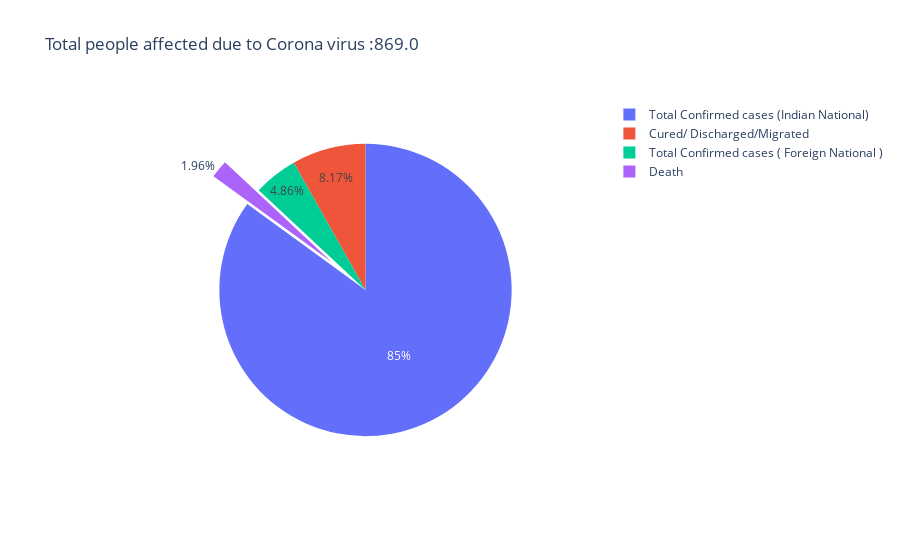

The notebook cell this image was saved under:
### Code cell
fig = go.Figure(data=[go.Pie(labels=df2.loc["total"].index, values=df2.loc["total"].values, pull=[0, 0, 0, 0,0.3])])
fig.update_layout(
    title_text=("Total people affected due to Corona virus :"+str(df1.loc["total"]["TotalCases"])))
fig.show()

### Figure 1 — Plotly figure (JSON) as saved in the notebook; plotly's stock layout.template omitted (floating-point values rounded to 4 significant figures)
{"data": [{"labels": ["Name of State / UT", "Total Confirmed cases (Indian National)", "Total Confirmed cases ( Foreign National )", "Cured/ Discharged/Migrated", "Death"], "pull": [0, 0, 0, 0, 0.3], "type": "pie", "values": [null, 822, 47, 79, 19]}], "layout": {"title": {"text": "Total people affected due to Corona virus :869.0"}}}
